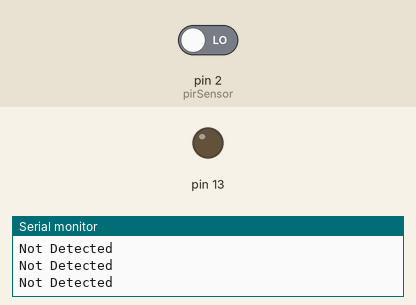
Bench run of a sketch on a simulated Arduino Uno, built with avr-gcc and run on an emulated ATmega328P. On the bench: output pins drawn as LEDs (lit = HIGH), the last lines printed to the serial monitor. The inputs (shaded band) are chosen by the test bench; at power-on: pin 2 (pirSensor) LOW.

Above: at 2.8 s.
2.9 s: pin 2 (pirSensor) driven HIGH
At 4.2 s:
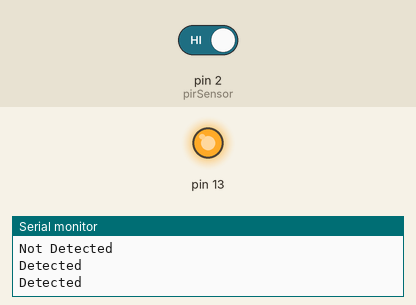
4.5 s: pin 2 (pirSensor) driven LOW
At 5.7 s:
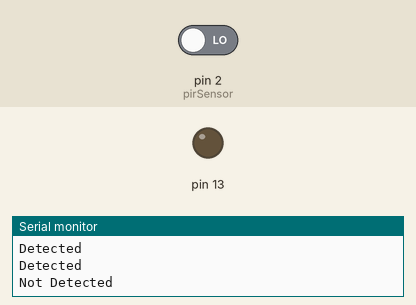
Timing chart, 0 to 7.5 s (numbered marks = the images above; inputs shaded):
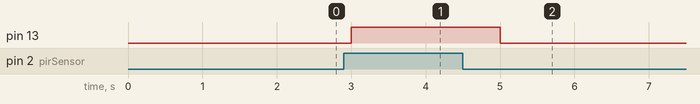

Measured:
- after the input at 2.9 s, pin 13: LOW → HIGH after 0.10 s
- after the input at 4.5 s, pin 13: HIGH → LOW after 0.50 s

The sketch:

pir.ino
```cpp
int pirSensor = 2;

void setup() {
  pinMode(pirSensor, INPUT);
  pinMode(13, OUTPUT);
  Serial.begin(9600);
}

void loop() {
  int sensorValue = digitalRead(pirSensor);

  if (sensorValue == 1) {
    digitalWrite(13,HIGH);
     Serial.write("Detected\n");
  }
  else
  {
    digitalWrite(13,LOW);
         Serial.write("Not Detected\n");

  }
  delay(1000);
}
```
